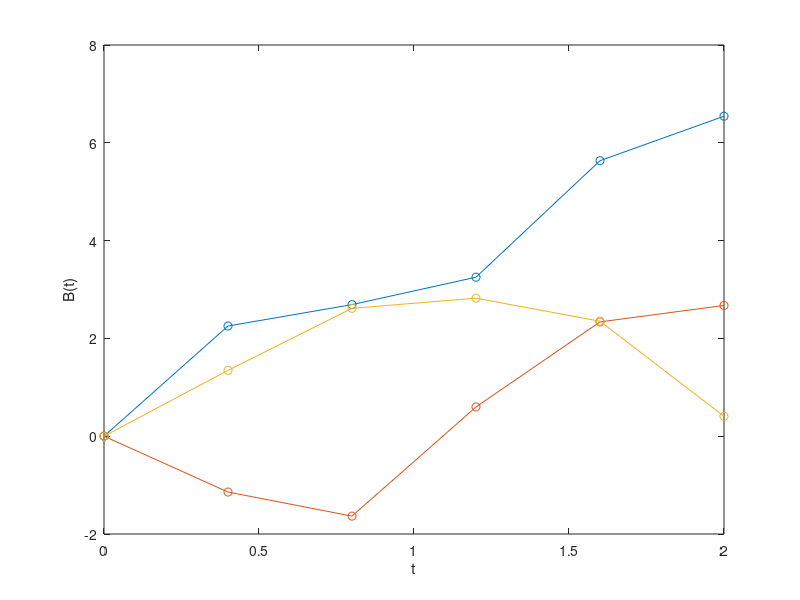

MATLAB code to generate this figure:
function demoCode_arithmeticBrownianMotion
%% demoCode_arithmeticBrownianMotion

format short
%% Parameters for the simulation
t0 = 0;         % initial time
B0 = 0.0;       % initial value of the Brownian trajectories

mu    = 1;      % drift 
sigma = 2;      % diffusion

M = 3;          % Number of simulated trajectories
N = 5;          % Number of simulation steps
T = 2;          % length of the simulation interval [t0,t0+T]

% time step for the simulation
deltaT = T/N;

% monitoring times
t = linspace(t0,t0+T,N+1); 

%% Simulate Gaussian white noise 
X  = randn(M,N)  

%% Compute the increments of the Brownian process
% 
% $$ B(t+\Delta T) - B(t) = \mu\Delta T + \sigma \sqrt{\Delta T} X $$
% 

d  = mu*deltaT + sigma*sqrt(deltaT)*X    % M rows, N comums   

%% Prepare for simulation 
B  = [B0*ones(M,1) d]     % M rows, (N+1) columns                    

%% Simulate arithmetic Brownian motion 
B  = cumsum(B,2)          % simulation

%% Sample statistics
% sample mean
E_B   = mean(B)           % row vector with (N+1) columns

% sample standard deviation
std_B = std(B)            % row vector with (N+1) columns

%% Plot the simulated trajectories
%
figure(1); clf; 
plot(t,B,'o-');
xlabel('t'); ylabel('B(t)')
